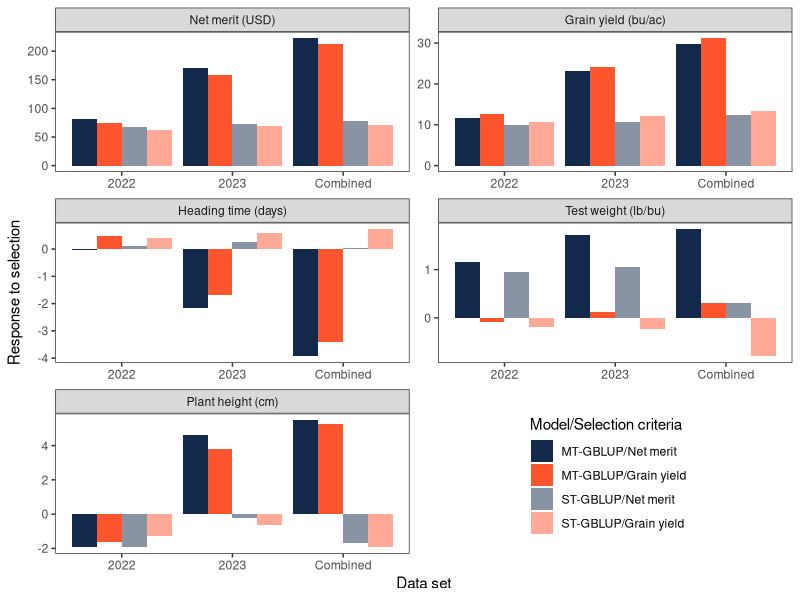

This chart was generated by the following R code: (Note: this script raises an error after producing the figure.)
# Response to selection ----

# Objective ----
# - Calculate the response to selection for each scenario

rm(list=objects()) # clean workspace

# Packages ----

library(tidyverse) # R packages for data science

# Load data ----
## GEBVs & Net merit ----
NET_MERIT <- read.csv("data/net_merit.csv") |>
  mutate_if(is.character, as.factor) |>
  glimpse()

# Response to selection ----

RESP_SEL <- NET_MERIT |>
  arrange(scenario, desc(grain_yield)) |>
  group_by(scenario) |>
  mutate(rank_grain_yield = rank(desc(grain_yield)),
         rank_net_merit = rank(desc(net_merit))) |>
  nest() |>
  # Mean gebv before selection for all traits
  mutate(mean0_grain.yield = map_dbl(data, ~mean(.x$grain_yield)),
         mean0_test.weight = map_dbl(data, ~mean(.x$test_weight)),
         mean0_heading.time = map_dbl(data, ~mean(.x$heading_time)),
         mean0_plant.height = map_dbl(data, ~mean(.x$plant_height)),
         mean0_net.merit  = map_dbl(data, ~mean(.x$net_merit))) |>
  # Mean gebv after selecting top 20 individuals for grain yield
  mutate(meanSelYld_grain.yield = map_dbl(data, ~mean(.x$grain_yield[.x$rank_grain_yield < 21])),
         meanSelYld_test.weight = map_dbl(data, ~mean(.x$test_weight[.x$rank_grain_yield < 21])),
         meanSelYld_heading.time = map_dbl(data, ~mean(.x$heading_time[.x$rank_grain_yield < 21])),
         meanSelYld_plant.height = map_dbl(data, ~mean(.x$plant_height[.x$rank_grain_yield < 21])),
         meanSelYld_net.merit = map_dbl(data, ~mean(.x$net_merit[.x$rank_grain_yield < 21]))) |>
  # Mean gebv after selecting top 20 individuals for net merit
  mutate(meanSelNM_grain.yield = map_dbl(data, ~mean(.x$grain_yield[.x$rank_net_merit < 21])),
         meanSelNM_test.weight = map_dbl(data, ~mean(.x$test_weight[.x$rank_net_merit < 21])),
         meanSelNM_heading.time = map_dbl(data, ~mean(.x$heading_time[.x$rank_net_merit < 21])),
         meanSelNM_plant.height = map_dbl(data, ~mean(.x$plant_height[.x$rank_net_merit < 21])),
         meanSelNM_net.merit = map_dbl(data, ~mean(.x$net_merit[.x$rank_net_merit < 21]))) |>
  select(-data) |>
  pivot_longer(cols = c(2:16),
               names_to = c(".value", "trait"),
               names_pattern = "(.+)_(.+)") |>
  mutate(RespSelYld=meanSelYld-mean0,
         RespSelNM=meanSelNM-mean0) |>
  select(scenario, trait, RespSelYld, RespSelNM) |>
  pivot_longer(cols = c(RespSelYld, RespSelNM), names_to = "criteria", values_to = "RespSel") |>
  mutate(scenario = gsub("_GBLUP", "", scenario)) |>
  separate(scenario, into = c("model", "dataset"), sep = "_", remove = F) |>
  unite("mod_crit", c(model,criteria), remove = F) |>
  mutate(dataset = gsub("22.23", "Combined", dataset),
         dataset = gsub("22", "2022", dataset),
         dataset = gsub("23", "2023", dataset),
         model = gsub("MT", "MT-GBLUP", model),
         model = gsub("ST", "ST-GBLUP", model)) |>
  mutate(trait=fct_relevel(trait,c("net.merit", "grain.yield", "heading.time", "test.weight", "plant.height"))) |>
  glimpse()

## Plot ----

# colors
colors_full <- c("MT_RespSelNM" = "#13294B", "ST_RespSelNM" = adjustcolor("#13294B", 0.5),
            "MT_RespSelYld" = "#FF552E", "ST_RespSelYld" = adjustcolor("#FF552E", 0.5))

# Plot Full
RESP_SEL |>
  ggplot(aes(x=dataset, y=RespSel)) +
  geom_bar(aes(fill=mod_crit),
           stat = "identity", position = "dodge") +
  facet_wrap(~trait, scales="free", ncol = 2,
             labeller = labeller(trait = c("net.merit" = "Net merit (USD)",
                                           "grain.yield" ="Grain yield (bu/ac)",
                                           "heading.time" = "Heading time (days)",
                                           "test.weight" = "Test weight (lb/bu)",
                                           "plant.height" = "Plant height (cm)"))) +
  scale_fill_manual("Model/Selection criteria", values = colors_full,
                    label=c("MT-GBLUP/Net merit","MT-GBLUP/Grain yield",
                            "ST-GBLUP/Net merit","ST-GBLUP/Grain yield")) +
  xlab("Data set") + ylab("Response to selection") +
  theme_bw() +
  theme(panel.grid = element_blank(),
        legend.position = c(0.75,0.15))

ggsave("figures/RespSel_full.png", width = 6, height = 6, units = "in", dpi=320)

# Plot Summary
colors_summary <- c("RespSelNM" = "#13294B", "RespSelYld" = "#FF552E")

RESP_SEL |> filter(dataset=="Combined") |>
  ggplot(aes(x=model, y=RespSel)) +
  geom_bar(aes(fill=criteria), 
           stat = "identity", position = "dodge") +
  facet_wrap(~trait, scales="free", ncol = 2,
             labeller = labeller(trait = c("net.merit" = "Net merit (USD)",
                                           "grain.yield" ="Grain yield (bu/ac)",
                                           "heading.time" = "Heading time (days)",
                                           "test.weight" = "Test weight (lb/bu)",
                                           "plant.height" = "Plant height (cm)"))) +
  scale_fill_manual("Selection criteria", label=c("Net merit","Grain yield"),values = colors_summary) +
  xlab(NULL) + ylab("Response to selection") +
  theme_bw() +
  theme(panel.grid = element_blank(),
        legend.position = c(0.75,0.15))

# Save ----

save.image("data/step6-response_to_selection.RData")
